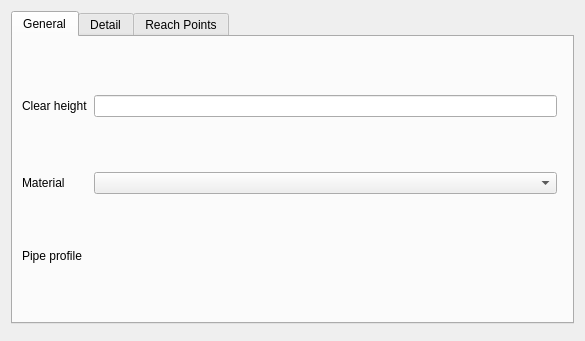
<?xml version="1.0" encoding="UTF-8"?>
<ui version="4.0">
 <class>Form</class>
 <widget class="QWidget" name="Form">
  <property name="geometry">
   <rect>
    <x>0</x>
    <y>0</y>
    <width>585</width>
    <height>341</height>
   </rect>
  </property>
  <property name="windowTitle">
   <string>Form</string>
  </property>
  <layout class="QGridLayout" name="gridLayout">
   <item row="0" column="0" colspan="2">
    <widget class="QTabWidget" name="tabWidget">
     <property name="currentIndex">
      <number>0</number>
     </property>
     <widget class="QWidget" name="tab">
      <attribute name="title">
       <string>General</string>
      </attribute>
      <layout class="QGridLayout" name="gridLayout_2">
       <item row="11" column="1" colspan="2">
        <widget class="QgsRelationReferenceWidget" name="fk_pipe_profile">
         <property name="sizePolicy">
          <sizepolicy hsizetype="Preferred" vsizetype="Fixed">
           <horstretch>0</horstretch>
           <verstretch>0</verstretch>
          </sizepolicy>
         </property>
         <property name="embedForm" stdset="0">
          <bool>true</bool>
         </property>
         <property name="readOnlySelector" stdset="0">
          <bool>false</bool>
         </property>
        </widget>
       </item>
       <item row="11" column="0">
        <widget class="QLabel" name="label_15">
         <property name="text">
          <string>Pipe profile</string>
         </property>
        </widget>
       </item>
       <item row="7" column="0">
        <widget class="QLabel" name="label_8">
         <property name="text">
          <string>Material</string>
         </property>
        </widget>
       </item>
       <item row="0" column="0">
        <widget class="QLabel" name="label_2">
         <property name="text">
          <string>Clear height</string>
         </property>
        </widget>
       </item>
       <item row="0" column="1">
        <widget class="QLineEdit" name="clear_height"/>
       </item>
       <item row="7" column="1">
        <widget class="QComboBox" name="material"/>
       </item>
      </layout>
     </widget>
     <widget class="QWidget" name="tab_2">
      <attribute name="title">
       <string>Detail</string>
      </attribute>
      <layout class="QGridLayout" name="gridLayout_3">
       <property name="margin">
        <number>0</number>
       </property>
       <item row="0" column="0">
        <widget class="QScrollArea" name="scrollArea">
         <property name="frameShape">
          <enum>QFrame::NoFrame</enum>
         </property>
         <property name="widgetResizable">
          <bool>true</bool>
         </property>
         <widget class="QWidget" name="scrollAreaWidgetContents">
          <property name="geometry">
           <rect>
            <x>0</x>
            <y>0</y>
            <width>550</width>
            <height>534</height>
           </rect>
          </property>
          <layout class="QFormLayout" name="formLayout_2">
           <item row="0" column="0">
            <widget class="QLabel" name="label">
             <property name="text">
              <string>Coefficient of friction</string>
             </property>
            </widget>
           </item>
           <item row="0" column="1">
            <widget class="QLineEdit" name="coefficient_of_friction"/>
           </item>
           <item row="1" column="0">
            <widget class="QLabel" name="label_4">
             <property name="text">
              <string>Elevation determination</string>
             </property>
            </widget>
           </item>
           <item row="1" column="1">
            <widget class="QComboBox" name="elevation_determination"/>
           </item>
           <item row="2" column="0">
            <widget class="QLabel" name="label_3">
             <property name="text">
              <string>Horizontal positioning</string>
             </property>
            </widget>
           </item>
           <item row="2" column="1">
            <widget class="QComboBox" name="horizontal_positioning"/>
           </item>
           <item row="3" column="0">
            <widget class="QLabel" name="label_5">
             <property name="text">
              <string>Inside coating</string>
             </property>
            </widget>
           </item>
           <item row="3" column="1">
            <widget class="QComboBox" name="inside_coating"/>
           </item>
           <item row="4" column="0">
            <widget class="QLabel" name="label_7">
             <property name="text">
              <string>Length effective</string>
             </property>
            </widget>
           </item>
           <item row="4" column="1">
            <widget class="QLineEdit" name="length_effective"/>
           </item>
           <item row="5" column="0">
            <widget class="QLabel" name="label_6">
             <property name="text">
              <string>Ring stiffness</string>
             </property>
            </widget>
           </item>
           <item row="5" column="1">
            <widget class="QLineEdit" name="ring_stiffness"/>
           </item>
           <item row="6" column="0">
            <widget class="QLabel" name="label_13">
             <property name="text">
              <string>Slope building plan</string>
             </property>
            </widget>
           </item>
           <item row="6" column="1">
            <widget class="QLineEdit" name="slope_building_plan"/>
           </item>
           <item row="7" column="0">
            <widget class="QLabel" name="label_14">
             <property name="text">
              <string>Wall roughness</string>
             </property>
            </widget>
           </item>
           <item row="7" column="1">
            <widget class="QLineEdit" name="wall_roughness"/>
           </item>
           <item row="8" column="0" colspan="2">
            <widget class="QGroupBox" name="groupBox">
             <property name="title">
              <string>Reliner</string>
             </property>
             <layout class="QFormLayout" name="formLayout">
              <item row="0" column="0">
               <widget class="QLabel" name="label_9">
                <property name="text">
                 <string>Reliner material</string>
                </property>
               </widget>
              </item>
              <item row="0" column="1">
               <widget class="QComboBox" name="reliner_material"/>
              </item>
              <item row="1" column="0">
               <widget class="QLabel" name="label_10">
                <property name="text">
                 <string>Reliner nominal size</string>
                </property>
               </widget>
              </item>
              <item row="1" column="1">
               <widget class="QLineEdit" name="reliner_nominal_size"/>
              </item>
              <item row="2" column="0">
               <widget class="QLabel" name="label_12">
                <property name="text">
                 <string>Relining construction</string>
                </property>
               </widget>
              </item>
              <item row="2" column="1">
               <widget class="QComboBox" name="relining_construction"/>
              </item>
              <item row="3" column="0">
               <widget class="QLabel" name="label_11">
                <property name="text">
                 <string>Relining kind</string>
                </property>
               </widget>
              </item>
              <item row="3" column="1">
               <widget class="QComboBox" name="relining_kind"/>
              </item>
             </layout>
            </widget>
           </item>
          </layout>
         </widget>
        </widget>
       </item>
      </layout>
     </widget>
     <widget class="QWidget" name="tab_3">
      <attribute name="title">
       <string>Reach Points</string>
      </attribute>
      <layout class="QGridLayout" name="gridLayout_5">
       <item row="0" column="0">
        <widget class="QGroupBox" name="groupBox_2">
         <property name="title">
          <string>From reach point</string>
         </property>
         <layout class="QGridLayout" name="gridLayout_7">
          <property name="leftMargin">
           <number>0</number>
          </property>
          <property name="topMargin">
           <number>9</number>
          </property>
          <property name="rightMargin">
           <number>0</number>
          </property>
          <property name="bottomMargin">
           <number>0</number>
          </property>
          <item row="0" column="0">
           <widget class="QgsRelationReferenceWidget" name="fk_reach_point_from">
            <property name="embedForm" stdset="0">
             <bool>true</bool>
            </property>
           </widget>
          </item>
         </layout>
        </widget>
       </item>
       <item row="1" column="0">
        <widget class="QGroupBox" name="groupBox_3">
         <property name="title">
          <string>To reach point</string>
         </property>
         <layout class="QGridLayout" name="gridLayout_6">
          <property name="leftMargin">
           <number>0</number>
          </property>
          <property name="topMargin">
           <number>9</number>
          </property>
          <property name="rightMargin">
           <number>0</number>
          </property>
          <property name="bottomMargin">
           <number>0</number>
          </property>
          <item row="0" column="0">
           <widget class="QgsRelationReferenceWidget" name="fk_reach_point_to">
            <property name="embedForm" stdset="0">
             <bool>true</bool>
            </property>
           </widget>
          </item>
         </layout>
        </widget>
       </item>
      </layout>
     </widget>
    </widget>
   </item>
   <item row="9" column="0">
    <widget class="QgsRelationReferenceWidget" name="obj_id"/>
   </item>
  </layout>
 </widget>
 <customwidgets>
  <customwidget>
   <class>QgsRelationReferenceWidget</class>
   <extends>QWidget</extends>
   <header>qgsrelationreferencewidget.h</header>
  </customwidget>
 </customwidgets>
 <resources/>
 <connections/>
</ui>
